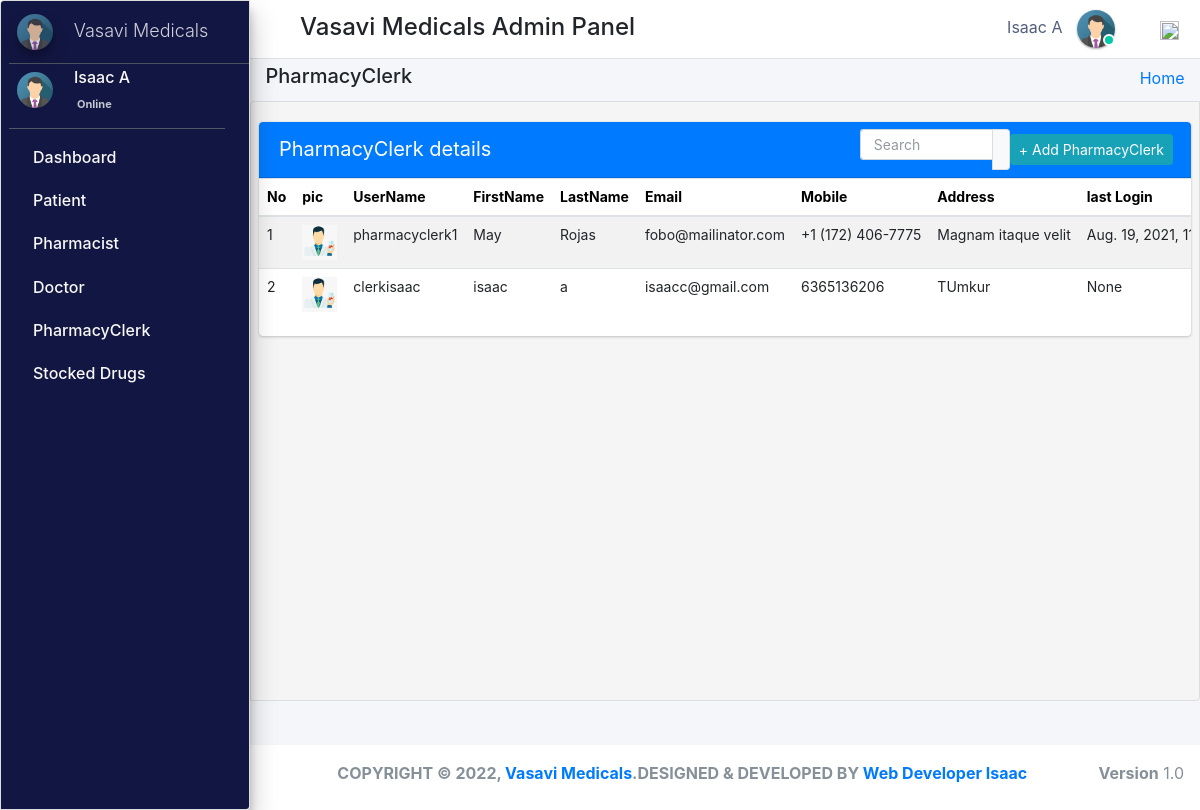
/admin_user/admin_user/manage_pharmacyClerk/ (signed in), run on an earlier commit of the app's database.
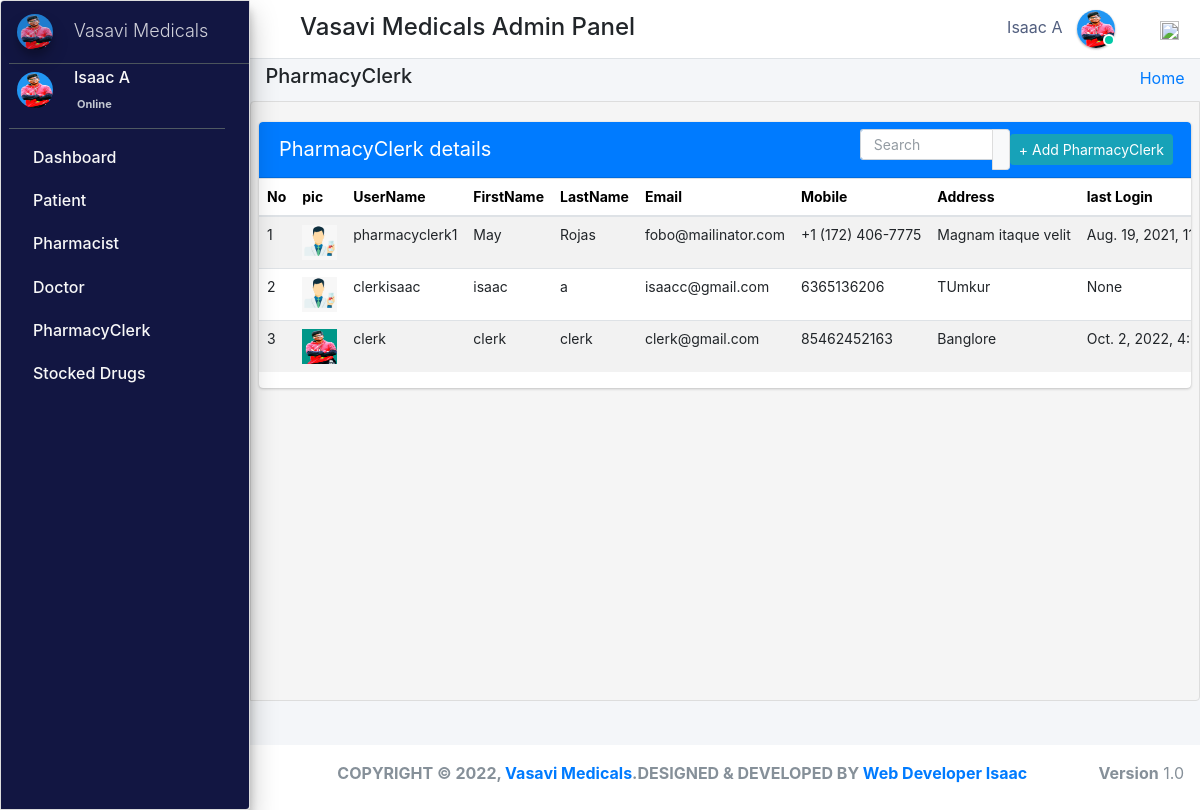
And on a later commit of the database.
### pharmacy/models.py (models this page shows, shortened)
class CustomUser(AbstractUser):
    user_type_data = ((1, "AdminHOD"), (2, "Pharmacist"), (3, "Doctor"), (4, "PharmacyClerk"),(5, "Patients"))
    user_type = models.CharField(default=1, choices=user_type_data, max_length=10)

class AdminHOD(models.Model):
    gender_category=(
        ('Male','Male'),
        ('Female','Female'),
    )
    admin = models.OneToOneField(CustomUser,null=True, on_delete = models.CASCADE)
    emp_no= models.CharField(max_length=100,null=True,blank=True)
    gender=models.CharField(max_length=100,null=True,choices=gender_category)
    mobile=models.CharField(max_length=10,null=True,blank=True)
    address=models.CharField(max_length=300,null=True,blank=True)
    profile_pic=models.ImageField(default="admin.png",null=True,blank=True)
    created_at = models.DateTimeField(auto_now_add=True)
    updated_at = models.DateTimeField(auto_now=True)
    date_employed=models.DateTimeField(auto_now_add=True, auto_now=False)
    objects = models.Manager()

class PharmacyClerk(models.Model):
    gender_category=(
        ('Male','Male'),
        ('Female','Female'),
    )
    admin = models.OneToOneField(CustomUser,null=True, on_delete = models.CASCADE)
    emp_no=models.CharField(max_length=100,null=True,blank=True)
    gender=models.CharField(max_length=100,null=True,choices=gender_category)
    mobile=models.CharField(max_length=10,null=True,blank=True)
    address=models.CharField(max_length=300,null=True,blank=True)
    profile_pic=models.ImageField(default="images2.png",null=True,blank=True)
    age= models.IntegerField(default='0', blank=True, null=True)
    created_at = models.DateTimeField(auto_now_add=True)
    updated_at = models.DateTimeField(auto_now=True)
    objects = models.Manager()

### pharmacy/HODViews.py (the view)
# urls.py: path('admin_user/admin_user/manage_pharmacyClerk/',HODViews.managePharmacyClerk,name='manage_pharmacyClerk'),
def managePharmacyClerk(request):
    staffs = PharmacyClerk.objects.all()
    context = {
        "staffs": staffs,
         "title":"Manage PharmacyClerk"
    }
    return render(request,'hod_templates/manage_pharmacyClerk.html',context)

### pharmacy/LoginCheckMiddleWare.py (called while the page is built, shortened)
    def process_view(self, request, view_func, view_args, view_kwargs):
        modulename = view_func.__module__
        user = request.user
        if user.is_authenticated:
            if user.user_type == "1":
                if modulename == "pharmacy.HODViews":
                    pass
                elif modulename == "":
                    pass
                elif modulename == "pharmacy.views" or modulename == "django.views.static":
                    pass
                else:
                    pass
            else:
                return redirect("login")
        else:
            if request.path == reverse("login"):
                pass
            else:
                return redirect("login")

### pharmacy/templates/hod_templates/manage_pharmacyClerk.html (shortened to what this page needs)
{% extends 'hod_templates/base_template.html'%} {% block page_title %}
<h5>PharmacyClerk</h5>
{% endblock page_title %} {% block main_content %}
<section class="content">
    <div class="row">
        <div class="col-md-12">
            <div class="card card-primary sc">
                <div class="card-header">
                    <span>PharmacyClerk details</span>
                    <div class="card-tools d-flex">
                        <div class="input-group input-group-sm" style="width: 150px;">
                            <input type="text" name="search" class="form-control float-right" placeholder="Search" id="pple">
                            <div class="input-group-append">
                                <button type="submit" class="btn btn-default"></button>
                            </div>
                        </div>
                        <a class="btn btn-sm btn-info mr-2" href="{% url 'add_pharmacyClerk' %}" role="button">+ Add PharmacyClerk</a>
                    </div>
                </div>
                <table class="table" id="plist">
                    <thead>
                        <tr>
                            <th>No</th>
                            <th>pic</th>
                            <th>UserName</th>
                            <th>FirstName</th>
                            <th>LastName</th>
                            <th>Email</th>
                            <th>Mobile</th>
                            <th>Address</th>
                            <th>last Login</th>
                        </tr>
                    </thead>
                    <tbody>
                        {% for staff in staffs %}
                        <tr class="hov">
                            <td>{{staff.id}}</td>
                            <td> <img src="{{staff.profile_pic.url}}" class="" width="35" height="35" alt=""></td>
                            <td>{{staff.admin.username}}</td>
                            <td>{{staff.admin.first_name}}</td>
                            <td>{{staff.admin.last_name}}</td>
                            <td>{{staff.admin.email}}</td>
                            <td>{{staff.mobile}}</td>
                            <td>{{staff.address}}</td>
                            <td>{{staff.admin.last_login}}</td>
                        </tr>
                        {% endfor %}
                    </tbody>
                </table>
            </div>
        </div>
    </div>
</section>
{% endblock %}

### pharmacy/templates/hod_templates/base_template.html (shortened to what this page needs)
{% extends 'base_file.html' %} {% block htm %}
<body class="hold-transition sidebar-mini layout-fixed">
    <div class="wrapper">
        <nav class="main-header navbar navbar-expand navbar-white navbar-light">
            <ul class="navbar-nav">
                <li class="nav-item">
                    <a class="nav-link" data-widget="pushmenu" href="#" role="button"></a>
                </li>
            </ul>
            <h4 style="margin-left: 10px; margin-top: 5px;">Vasavi Medicals Admin Panel  </h4>
            <ul class="navbar-nav ml-auto">
                <li class="mx-3">
                    <a href="#" class="sm-submenu-with-image a">
                        <span>{{user.first_name}}  {{user.last_name}}</span>
                        <img src="{{request.user.adminhod.profile_pic.url}}" class="img-circle elevation-1" width="38" height="38" alt="">
                        <span class="avatar-status avatar-sm-status avatar-status-success"></span>
                    </a>
                </li>
                <li class="nav-item dropdown ml-3 low">
                    <a href="#" class="btn btn-outlined btn-black text-muted bg-transparent " data-toggle="dropdown" aria-expanded="false" data-wow-delay="0.7s"><img src="https://img.icons8.com/ios/50/000000/settings.png" width="19" height="19">
                    </a>
                </li>
            </ul>
        </nav>
        {% include 'hod_templates/sidebar.html'%}
        <div class="content-wrapper">
            <div class="content-header">
                <div class="container-fluid">
                    <div class="row ">
                        <div class="col-sm-6">
                            <h1 class="m-0 text-dark">
                                {% block page_title %} {% endblock page_title %}
                            </h1>
                        </div>
                        <div class="col-sm-6 ">
                            <ol class="breadcrumb float-sm-right">
                                <li class="breadcrumb-item"><a href="">Home</a></li>
                            </ol>
                        </div>
                    </div>
                </div>
            </div>
            {% block main_content %} {% endblock main_content %}
        </div>
        {% include 'hod_templates/footer.html'%}
    </div>
    {% endblock htm %}

### pharmacy/templates/hod_templates/sidebar.html (shortened to what this page needs)
<aside class="main-sidebar sidebar-dark-primary elevation-4">
    <a href="" class="brand-link ml-2">
        <img src="{{request.user.adminhod.profile_pic.url}}" alt="" width="36" height="36" class=" img-circle elevation-3" style="opacity: .8">
        <span class="brand-text font-weight-light mt-1 ml-3 mmust">Vasavi Medicals</span>
    </a>
    <div class="sidebar">
        <div class="user-panel mr-3">
            <div class="pull-left image sm-submenu-with-image a ml-2 ">
                <img src="{{request.user.adminhod.profile_pic.url}}" class="img-circle mt-2" width="36" height="36" alt="User Image">
            </div>
            <div class="pull-left info">
                <p>{{user.first_name}} {{user.last_name}}</p>
                <a href="#"> Online</a>
            </div>
        </div>
        <nav class="mt-2">
            <ul class="nav nav-pills nav-sidebar flex-column" data-widget="treeview" role="menu" data-accordion="false">
                <li class="nav-item">
                    <a href="{% url  'admin_dashboard' %}" class="nav-link">
                        <p>
                            Dashboard
                        </p>
                    </a>
                </li>
                <li class="nav-item">
                    <a href="#" class="nav-link">
                        <p>
                            Patient
                        </p>
                    </a>
                </li>
                <li class="nav-item">
                    <a href="#" class="nav-link">
                        <p>
                            Pharmacist
                        </p>
                    </a>
                </li>
                <li class="nav-item">
                    <a href="#" class="nav-link">
                        <p>
                            Doctor
                        </p>
                    </a>
                </li>
                <li class="nav-item">
                    <a href="#" class="nav-link">
                        <p>
                            PharmacyClerk
                        </p>
                    </a>
                </li>
                <li class="nav-item">
                    <a href="#" class="nav-link">
                        <p>
                            Stocked Drugs
                        </p>
                    </a>
                </li>
            </ul>
        </nav>
    </div>
</aside>

What changed in the data, as far as the page shows it:
changed CustomUser "Isaac": user.adminhod.profile_pic: a different picture
added PharmacyClerk: id "3", profile_pic (picture), admin.username "clerk", admin.first_name "clerk", admin.last_name "clerk", admin.email "clerk@gmail.com", mobile "85462452163", address "Banglore", admin.last_login "Oct. 2, 2022,…"
